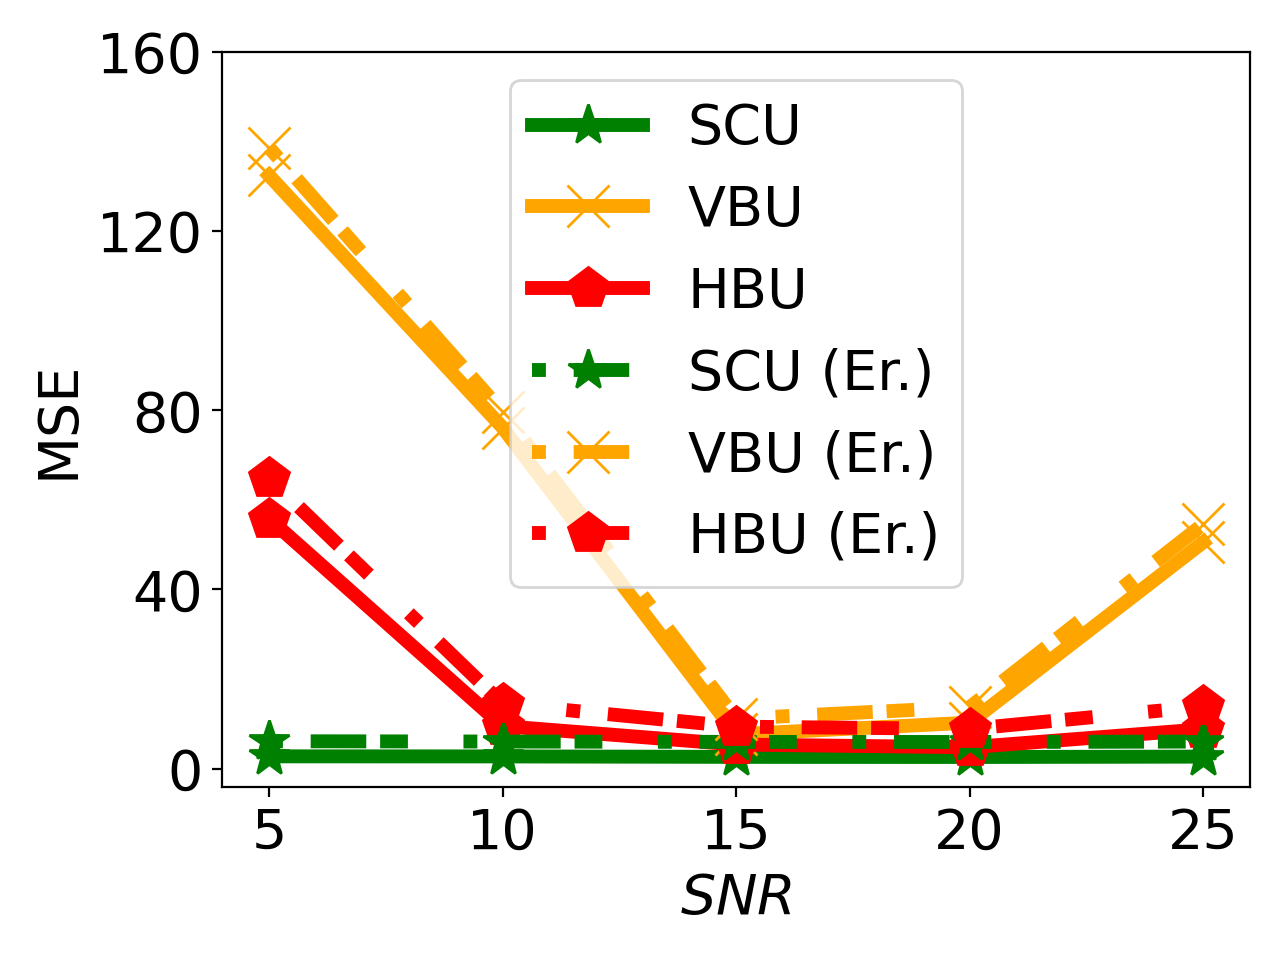

This figure's Python source:


import numpy as np
import matplotlib.pyplot as plt

epsilon = 3
beta = 1 / epsilon


x=[1, 2, 3, 4, 5]
# validation_for_plt =[97,95.8600, 94.9400, 93.5400, 93.2400]
# attack_for_plt=[0, 0.3524, 0, 0.1762, 0.1762]
# basic_for_plt=[99.8, 99.8, 99.8, 99.8, 99.8]

labels = ['5', '10', '15', '20', '25']
#unl_org_0=[28.59, 28.59, 28.59, 28.59, 28.59]
unl_org = [2.7541, 2.7412, 2.6454, 2.6283, 2.6845]

unl_hess_r = [55.8346, 9.5056, 5.3834, 4.7754, 8.7987]
unl_vbu = [132.4361, 76.1527, 7.6597, 10.2683, 50.5719]

unl_ss_w = [2.7530, 2.7311, 2.6309, 2.6076, 2.6847]
#unl_ss_wo = [6.04, 21.44, 31.33, 42.16, 45.34]


unl_hess_r_back = [64.8582, 14.4627, 9.3798, 8.8702, 13.8774]
unl_vbu_back = [138.67, 79.6193, 11.1670, 13.7284, 54.5881]

unl_ss_w_back = [6.1200, 6.0555, 5.9701, 5.9500, 6.0492]

plt.figure()
l_w=5
m_s=15
#plt.figure(figsize=(8, 5.3))
#plt.plot(x, unl_fr, color='blue', marker='^', label='Retrain',linewidth=l_w, markersize=m_s)
plt.plot(x, unl_ss_w, color='g',  marker='*',  label='SCU',linewidth=l_w, markersize=m_s)
#plt.plot(x, unl_ss_wo, color='palegreen',  marker='1',  label='MCFU$_{w/o}$',linewidth=l_w, markersize=m_s)

plt.plot(x, unl_vbu, color='orange',  marker='x',  label='VBU',linewidth=l_w,  markersize=m_s)

plt.plot(x, unl_hess_r, color='r',  marker='p',  label='HBU',linewidth=l_w, markersize=m_s)

plt.plot(x, unl_ss_w_back, color='g',  marker='*', linestyle=(0, (1, 2, 4)), label='SCU (Er.)',linewidth=l_w, markersize=m_s)
#plt.plot(x, unl_ss_wo, color='palegreen',  marker='1',  label='MCFU$_{w/o}$',linewidth=l_w, markersize=m_s)

plt.plot(x, unl_vbu_back, color='orange',  marker='x', linestyle=(0, (1, 2, 4)),  label='VBU (Er.)',linewidth=l_w,  markersize=m_s)

plt.plot(x, unl_hess_r_back, color='r',  marker='p', linestyle=(0, (1, 2, 4)), label='HBU (Er.)',linewidth=l_w, markersize=m_s)

#plt.plot(x, unl_vibu, color='silver',  marker='d',  label='VIBU',linewidth=4,  markersize=10)

# plt.plot(x, y_sa03, color='r',  marker='2',  label='AAAI21 A_acc, pr=0.3',linewidth=3, markersize=8)
# plt.plot(x, y_sa05, color='darkblue',  marker='4',  label='AAAI21 A_acc, pr=0.5',linewidth=3, markersize=8)
# plt.plot(x, y_ma03, color='darkviolet',  marker='3',  label='FedMC A_acc, pr=0.3',linewidth=3, markersize=8)
# plt.plot(x, y_ma05, color='cyan',  marker='p',  label='FedMC A_acc, pr=0.5',linewidth=3, markersize=8)


# plt.grid()
leg = plt.legend(fancybox=True, shadow=True)
# plt.xlabel('Malicious Client Ratio (%)' ,fontsize=16)
plt.ylabel('MSE' ,fontsize=20)
my_y_ticks = np.arange(0, 161, 40)
plt.yticks(my_y_ticks, fontsize=20)
plt.xlabel('$\it{SNR}$', fontsize=20)

plt.xticks(x, labels, fontsize=20)
# plt.title('CIFAR10 IID')
plt.legend(loc='best', fontsize=20)
plt.tight_layout()
#plt.title("MNIST")
plt.rcParams['figure.figsize'] = (2.0, 1)
plt.rcParams['image.interpolation'] = 'nearest'
plt.rcParams['figure.subplot.left'] = 0.11
plt.rcParams['figure.subplot.bottom'] = 0.08
plt.rcParams['figure.subplot.right'] = 0.977
plt.rcParams['figure.subplot.top'] = 0.969
plt.savefig('mnist_mse_clean_snr_rayleigh_curve.png', dpi=200)
plt.show()
